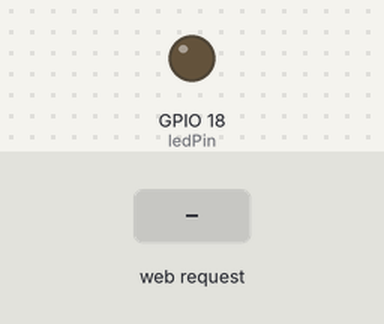
This sketch was run on a simulated ESP32. On the bench: output pins drawn as LEDs (lit = HIGH). The inputs (shaded band) are chosen by the test bench. WiFi joins after 1.5 s; servers stay silent unless stated; what the sketch prints to the serial monitor is not drawn.

Above: at 2.7 s.
2.8 s: HTTP request GET /ledon received
At 3.7 s:
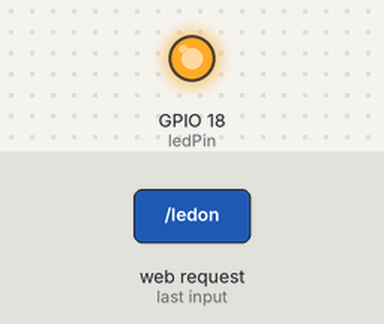
4.3 s: HTTP request GET / received
At 4.8 s:
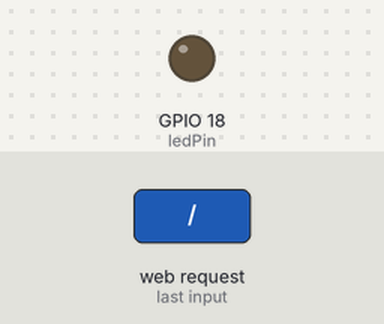
Timing chart, 0 to 7.3 s (numbered marks = the images above; inputs shaded):
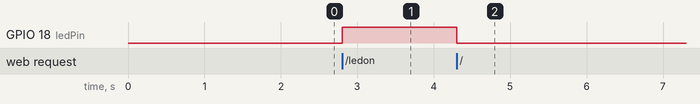

Measured:
- after the input at 2.8 s, GPIO 18 (ledPin): LOW → HIGH at once
- after the input at 4.3 s, GPIO 18 (ledPin): HIGH → LOW at once

The sketch:

Code.ino
```cpp
#include <Arduino.h>
#include <WiFi.h>
#include <WebServer.h>

int ledPin = 18;
bool ledStatus = LOW;

WebServer server(80);

void Homepage();
void ledon();
void ledoff();
void Notfound();
String SendHTML(bool status);

void setup(){
    Serial.begin(115200);
    pinMode(ledPin, OUTPUT);

    WiFi.mode(WIFI_STA);
    WiFi.begin("Wokwi-GUEST", "");
    Serial.println("Connecting to WiFi");
    while(WiFi.status() != WL_CONNECTED){
        Serial.print(".");
        delay(300);
    }
    Serial.println("Network is Up");
    Serial.print("IP Address: ");
    Serial.println(WiFi.localIP());

    server.on("/", Homepage);
    server.on("/ledon", ledon);
    server.on("/ledoff", ledoff);
    server.onNotFound(Notfound);

    server.begin();
    Serial.println("Web server started. Open http://localhost:8180 in your browser.");
}

void loop(){
    server.handleClient(); //Keeps listening for client request.

    if(ledStatus){
        digitalWrite(ledPin, HIGH);
    } else {
        digitalWrite(ledPin, LOW);
    }
}

String SendHTML(bool ledStat) {
  String ptr = "<!DOCTYPE html> <html>\n";
  ptr += "<head><meta name=\"viewport\" content=\"width=device-width, initial-scale=1.0, user-scalable=no\">\n";
  ptr += "<title>LED Control</title>\n";
  ptr += "<style>html { font-family: Helvetica; display: inline-block; margin: 0px auto; text-align: center;}\n";
  ptr += "body{margin-top: 50px;} h1 {color: #444444;margin: 50px auto 30px;} h3 {color: #444444;margin-bottom: 50px;}\n";
  ptr += ".button {display: block;width: 80px;background-color: #3498db;border: none;color: white;padding: 13px 30px;text-decoration: none;font-size: 25px;margin: 0px auto 35px;cursor: pointer;border-radius: 4px;}\n";
  ptr += ".button-on {background-color: #3498db;}\n";
  ptr += ".button-on:active {background-color: #2980b9;}\n";
  ptr += ".button-off {background-color: #34495e;}\n";
  ptr += ".button-off:active {background-color: #2c3e50;}\n";
  ptr += "p {font-size: 14px;color: #888;margin-bottom: 10px;}\n";
  ptr += "</style>\n";
  ptr += "</head>\n";
  ptr += "<body>\n";
  ptr += "<h1>ESP32 Web Server</h1>\n";
  ptr += "<h3>Using Station(STA) Mode</h3>\n";

  if (ledStat)
    ptr += "<p>LED Status: ON</p><a class=\"button button-off\" href=\"/ledoff\">OFF</a>\n";
  else
    ptr += "<p>LED Status: OFF</p><a class=\"button button-on\" href=\"/ledon\">ON</a>\n";

  ptr += "</body>\n";
  ptr += "</html>\n";

  return ptr;
}

void Homepage(){
    ledStatus = LOW;
    Serial.print("GPIO18 Status : OFF");
    server.send(200, "text/html", SendHTML(ledStatus));
}

void ledon(){
    ledStatus = HIGH;
    Serial.println("GPIO Status : ON");
    server.send(200, "text/html", SendHTML(ledStatus));
}

void ledoff(){
    ledStatus = LOW;
    Serial.println("GPIO Status : OFF");
    server.send(200, "text/html", SendHTML(ledStatus));
}

void Notfound(){
    server.send(404, "text/plain", "Not Found");
}
```
